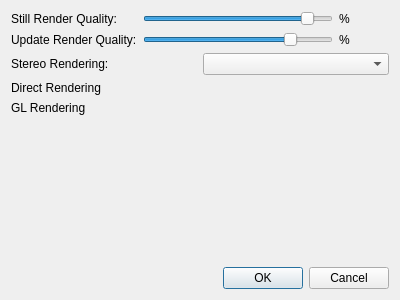
<?xml version="1.0" encoding="UTF-8"?>
<ui version="4.0">
 <class>rtRenderOptions</class>
 <widget class="QDialog" name="rtRenderOptions">
  <property name="windowModality">
   <enum>Qt::WindowModal</enum>
  </property>
  <property name="geometry">
   <rect>
    <x>0</x>
    <y>0</y>
    <width>400</width>
    <height>300</height>
   </rect>
  </property>
  <property name="windowTitle">
   <string>Render Options</string>
  </property>
  <layout class="QVBoxLayout" name="verticalLayout">
   <item>
    <layout class="QGridLayout" name="gridLayout">
     <item row="0" column="0">
      <widget class="QLabel" name="label">
       <property name="text">
        <string>Still Render Quality:</string>
       </property>
      </widget>
     </item>
     <item row="0" column="1">
      <widget class="QSlider" name="renQualSlider">
       <property name="minimum">
        <number>1</number>
       </property>
       <property name="maximum">
        <number>100</number>
       </property>
       <property name="value">
        <number>90</number>
       </property>
       <property name="orientation">
        <enum>Qt::Horizontal</enum>
       </property>
      </widget>
     </item>
     <item row="0" column="2">
      <widget class="QLabel" name="renQualLabel">
       <property name="minimumSize">
        <size>
         <width>50</width>
         <height>0</height>
        </size>
       </property>
       <property name="text">
        <string>%</string>
       </property>
      </widget>
     </item>
     <item row="1" column="0">
      <widget class="QLabel" name="label_2">
       <property name="text">
        <string>Update Render Quality:</string>
       </property>
      </widget>
     </item>
     <item row="1" column="1">
      <widget class="QSlider" name="renUpQualSlider">
       <property name="minimum">
        <number>1</number>
       </property>
       <property name="maximum">
        <number>100</number>
       </property>
       <property name="value">
        <number>80</number>
       </property>
       <property name="orientation">
        <enum>Qt::Horizontal</enum>
       </property>
      </widget>
     </item>
     <item row="1" column="2">
      <widget class="QLabel" name="renUpQualLabel">
       <property name="minimumSize">
        <size>
         <width>50</width>
         <height>0</height>
        </size>
       </property>
       <property name="text">
        <string>%</string>
       </property>
      </widget>
     </item>
    </layout>
   </item>
   <item>
    <layout class="QHBoxLayout" name="horizontalLayout_3">
     <item>
      <widget class="QLabel" name="label_5">
       <property name="text">
        <string>Stereo Rendering:</string>
       </property>
      </widget>
     </item>
     <item>
      <widget class="QComboBox" name="stereoCombo"/>
     </item>
    </layout>
   </item>
   <item>
    <widget class="QLabel" name="directRenderLabel">
     <property name="text">
      <string>Direct Rendering</string>
     </property>
    </widget>
   </item>
   <item>
    <widget class="QLabel" name="glRenderLabel">
     <property name="text">
      <string>GL Rendering</string>
     </property>
    </widget>
   </item>
   <item>
    <spacer name="verticalSpacer">
     <property name="orientation">
      <enum>Qt::Vertical</enum>
     </property>
     <property name="sizeHint" stdset="0">
      <size>
       <width>20</width>
       <height>150</height>
      </size>
     </property>
    </spacer>
   </item>
   <item>
    <widget class="QDialogButtonBox" name="buttonBox">
     <property name="orientation">
      <enum>Qt::Horizontal</enum>
     </property>
     <property name="standardButtons">
      <set>QDialogButtonBox::Cancel|QDialogButtonBox::Ok</set>
     </property>
    </widget>
   </item>
  </layout>
 </widget>
 <resources/>
 <connections>
  <connection>
   <sender>buttonBox</sender>
   <signal>accepted()</signal>
   <receiver>rtRenderOptions</receiver>
   <slot>accept()</slot>
   <hints>
    <hint type="sourcelabel">
     <x>248</x>
     <y>254</y>
    </hint>
    <hint type="destinationlabel">
     <x>157</x>
     <y>274</y>
    </hint>
   </hints>
  </connection>
  <connection>
   <sender>buttonBox</sender>
   <signal>rejected()</signal>
   <receiver>rtRenderOptions</receiver>
   <slot>reject()</slot>
   <hints>
    <hint type="sourcelabel">
     <x>316</x>
     <y>260</y>
    </hint>
    <hint type="destinationlabel">
     <x>286</x>
     <y>274</y>
    </hint>
   </hints>
  </connection>
 </connections>
</ui>
